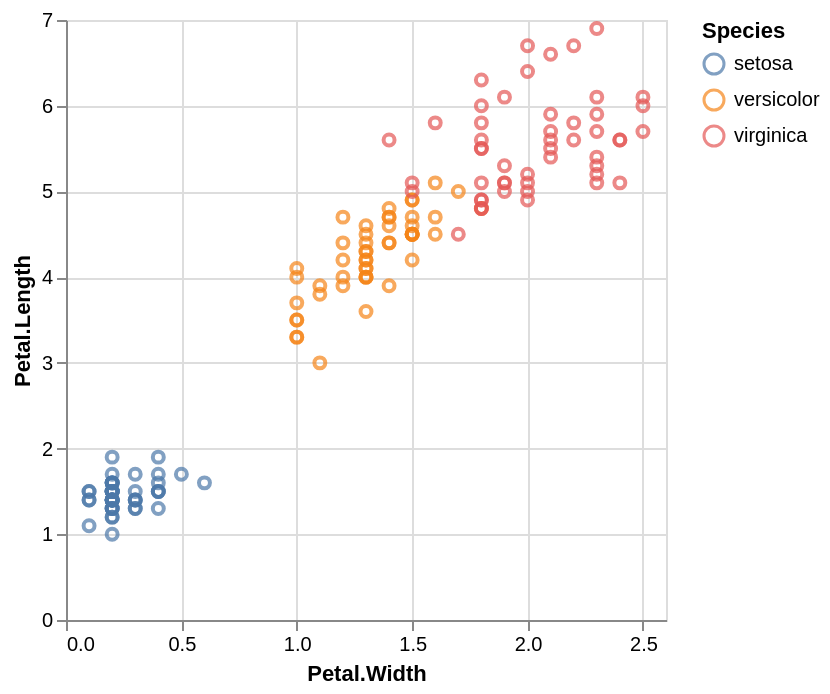

Write the Vega-Lite specification saved for this chart.
### Vega-Lite specification from a JSON file in a GitHub repository (floating-point values rounded to 4 significant figures; data arrays with more than 128 entries replaced by an {"elided": "..."} marker saying what was removed)
{"$schema": "https://vega.github.io/schema/vega-lite/v5.json", "datasets": {"data-00": {"elided": "150 records"}}, "layer": [{"data": {"name": "data-00"}, "mark": "point", "encoding": {"x": {"field": "Petal\\.Width", "type": "quantitative", "title": "Petal.Width"}, "y": {"field": "Petal\\.Length", "type": "quantitative", "title": "Petal.Length"}, "stroke": {"field": "Species", "type": "nominal", "title": "Species"}}}]}
